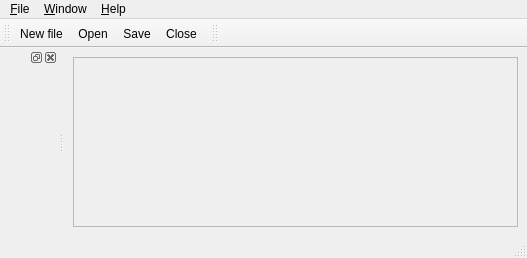
<?xml version="1.0" encoding="UTF-8"?>
<ui version="4.0">
 <author>EDF</author>
 <class>MainForm</class>
 <widget class="QMainWindow" name="MainForm">
  <property name="geometry">
   <rect>
    <x>0</x>
    <y>0</y>
    <width>527</width>
    <height>258</height>
   </rect>
  </property>
  <property name="windowTitle">
   <string>Interface code_saturne</string>
  </property>
  <property name="dockOptions">
   <set>QMainWindow::AllowNestedDocks|QMainWindow::AllowTabbedDocks|QMainWindow::AnimatedDocks</set>
  </property>
  <widget class="QWidget" name="centralwidget">
   <layout class="QGridLayout">
    <item row="0" column="0">
     <widget class="QFrame" name="frame">
      <property name="frameShape">
       <enum>QFrame::StyledPanel</enum>
      </property>
      <property name="frameShadow">
       <enum>QFrame::Sunken</enum>
      </property>
      <layout class="QGridLayout"/>
     </widget>
    </item>
   </layout>
  </widget>
  <widget class="QMenuBar" name="menubar">
   <property name="geometry">
    <rect>
     <x>0</x>
     <y>0</y>
     <width>527</width>
     <height>24</height>
    </rect>
   </property>
   <widget class="QMenu" name="menu_Help">
    <property name="title">
     <string>&amp;Help</string>
    </property>
    <widget class="QMenu" name="menu_User_manuals">
     <property name="title">
      <string>&amp;User manuals</string>
     </property>
     <property name="icon">
      <iconset resource="resource_base.qrc">
       <normaloff>:/data/icons/22x22/x-office-address-book.png</normaloff>:/data/icons/22x22/x-office-address-book.png</iconset>
     </property>
     <addaction name="displayCSDoxygenAction"/>
    </widget>
    <addaction name="displayAboutAction"/>
    <addaction name="displayLicenceAction"/>
    <addaction name="separator"/>
    <addaction name="menu_User_manuals"/>
   </widget>
   <widget class="QMenu" name="menu_Window">
    <property name="title">
     <string>&amp;Window</string>
    </property>
    <addaction name="BrowserAction"/>
    <addaction name="separator"/>
    <addaction name="backgroundColorAction"/>
    <addaction name="actionFont"/>
    <addaction name="RestoreStyleDefaults"/>
   </widget>
   <widget class="QMenu" name="menu_File">
    <property name="title">
     <string>&amp;File</string>
    </property>
    <widget class="QMenu" name="menuRecent">
     <property name="title">
      <string>Recent file</string>
     </property>
     <property name="icon">
      <iconset resource="resource_base.qrc">
       <normaloff>:/data/icons/22x22/format-justify-fill.png</normaloff>:/data/icons/22x22/format-justify-fill.png</iconset>
     </property>
    </widget>
    <addaction name="fileNewAction"/>
    <addaction name="fileOpenAction"/>
    <addaction name="menuRecent"/>
    <addaction name="separator"/>
    <addaction name="fileSaveAction"/>
    <addaction name="fileSaveAsAction"/>
    <addaction name="separator"/>
    <addaction name="fileCloseAction"/>
    <addaction name="fileQuitAction"/>
   </widget>
   <addaction name="menu_File"/>
   <addaction name="menu_Window"/>
   <addaction name="menu_Help"/>
  </widget>
  <widget class="QStatusBar" name="statusbar"/>
  <widget class="QToolBar" name="toolBar">
   <property name="windowTitle">
    <string>toolBar</string>
   </property>
   <attribute name="toolBarArea">
    <enum>TopToolBarArea</enum>
   </attribute>
   <attribute name="toolBarBreak">
    <bool>false</bool>
   </attribute>
   <addaction name="fileNewAction"/>
   <addaction name="fileOpenAction"/>
   <addaction name="fileSaveAction"/>
   <addaction name="fileCloseAction"/>
  </widget>
  <widget class="QToolBar" name="toolBar_4">
   <property name="windowTitle">
    <string>toolBar_4</string>
   </property>
   <attribute name="toolBarArea">
    <enum>TopToolBarArea</enum>
   </attribute>
   <attribute name="toolBarBreak">
    <bool>false</bool>
   </attribute>
  </widget>
  <widget class="QDockWidget" name="dockWidgetBrowser">
   <attribute name="dockWidgetArea">
    <number>1</number>
   </attribute>
   <widget class="QWidget" name="dockWidgetBrowserContents"/>
  </widget>
  <action name="fileOpenAction">
   <property name="icon">
    <iconset resource="resource_base.qrc">
     <normaloff>:/data/icons/22x22/document-open.png</normaloff>:/data/icons/22x22/document-open.png</iconset>
   </property>
   <property name="text">
    <string>&amp;Open</string>
   </property>
   <property name="toolTip">
    <string>Open an existing case</string>
   </property>
   <property name="statusTip">
    <string>Open an existing case.</string>
   </property>
   <property name="shortcut">
    <string>Ctrl+O</string>
   </property>
  </action>
  <action name="fileNewAction">
   <property name="icon">
    <iconset resource="resource_base.qrc">
     <normaloff>:/data/icons/22x22/document-new.png</normaloff>:/data/icons/22x22/document-new.png</iconset>
   </property>
   <property name="text">
    <string>&amp;New file</string>
   </property>
   <property name="statusTip">
    <string>Open a new case.</string>
   </property>
   <property name="shortcut">
    <string>Ctrl+N</string>
   </property>
  </action>
  <action name="fileSaveAction">
   <property name="icon">
    <iconset resource="resource_base.qrc">
     <normaloff>:/data/icons/22x22/document-save.png</normaloff>:/data/icons/22x22/document-save.png</iconset>
   </property>
   <property name="text">
    <string>&amp;Save</string>
   </property>
   <property name="statusTip">
    <string>Save the current case.</string>
   </property>
   <property name="shortcut">
    <string>Ctrl+S</string>
   </property>
  </action>
  <action name="fileSaveAsAction">
   <property name="icon">
    <iconset resource="resource_base.qrc">
     <normaloff>:/data/icons/22x22/document-save-as.png</normaloff>:/data/icons/22x22/document-save-as.png</iconset>
   </property>
   <property name="text">
    <string>Sa&amp;ve as ...</string>
   </property>
   <property name="statusTip">
    <string>Save as.</string>
   </property>
  </action>
  <action name="fileCloseAction">
   <property name="icon">
    <iconset resource="resource_base.qrc">
     <normaloff>:/data/icons/22x22/process-stop.png</normaloff>:/data/icons/22x22/process-stop.png</iconset>
   </property>
   <property name="text">
    <string>&amp;Close</string>
   </property>
   <property name="statusTip">
    <string>Close</string>
   </property>
   <property name="shortcut">
    <string>Ctrl+W</string>
   </property>
  </action>
  <action name="openXtermAction">
   <property name="icon">
    <iconset resource="resource_base.qrc">
     <normaloff>:/data/icons/22x22/utilities-terminal.png</normaloff>:/data/icons/22x22/utilities-terminal.png</iconset>
   </property>
   <property name="text">
    <string>&amp;Open shell</string>
   </property>
   <property name="statusTip">
    <string>Open shell</string>
   </property>
   <property name="shortcut">
    <string>Ctrl+T</string>
   </property>
  </action>
  <action name="displayAboutAction">
   <property name="icon">
    <iconset resource="resource_base.qrc">
     <normaloff>:/data/icons/22x22/help-browser.png</normaloff>:/data/icons/22x22/help-browser.png</iconset>
   </property>
   <property name="text">
    <string>&amp;About</string>
   </property>
   <property name="statusTip">
    <string>About.</string>
   </property>
  </action>
  <action name="displayLicenceAction">
   <property name="icon">
    <iconset resource="resource_base.qrc">
     <normaloff>:/data/icons/22x22/application-certificate.png</normaloff>:/data/icons/22x22/application-certificate.png</iconset>
   </property>
   <property name="text">
    <string>&amp;Licence</string>
   </property>
   <property name="statusTip">
    <string>Licence.</string>
   </property>
  </action>
  <action name="displayCSDoxygenAction">
   <property name="text">
    <string>&amp;code_saturne doxygen</string>
   </property>
   <property name="statusTip">
    <string>code_saturne quick doxygen.</string>
   </property>
   <property name="shortcut">
    <string>F6</string>
   </property>
  </action>
  <action name="fileQuitAction">
   <property name="enabled">
    <bool>true</bool>
   </property>
   <property name="icon">
    <iconset resource="resource_base.qrc">
     <normaloff>:/data/icons/22x22/system-log-out.png</normaloff>:/data/icons/22x22/system-log-out.png</iconset>
   </property>
   <property name="text">
    <string>&amp;Quit</string>
   </property>
   <property name="statusTip">
    <string>Quit</string>
   </property>
   <property name="shortcut">
    <string>Ctrl+Q</string>
   </property>
  </action>
  <action name="backgroundColorAction">
   <property name="icon">
    <iconset resource="resource_base.qrc">
     <normaloff>:/data/icons/22x22/preferences-desktop-wallpaper.png</normaloff>:/data/icons/22x22/preferences-desktop-wallpaper.png</iconset>
   </property>
   <property name="text">
    <string>Background color</string>
   </property>
  </action>
  <action name="actionFont">
   <property name="icon">
    <iconset resource="resource_base.qrc">
     <normaloff>:/data/icons/22x22/preferences-desktop-font.png</normaloff>:/data/icons/22x22/preferences-desktop-font.png</iconset>
   </property>
   <property name="text">
    <string>Font</string>
   </property>
  </action>
  <action name="actionUndo">
   <property name="checkable">
    <bool>false</bool>
   </property>
   <property name="enabled">
    <bool>true</bool>
   </property>
   <property name="icon">
    <iconset resource="resource_base.qrc">
     <normaloff>:/data/icons/22x22/edit-undo.png</normaloff>:/data/icons/22x22/edit-undo.png</iconset>
   </property>
   <property name="text">
    <string>&amp;Undo</string>
   </property>
   <property name="shortcut">
    <string>Ctrl+Z</string>
   </property>
  </action>
  <action name="actionRedo">
   <property name="icon">
    <iconset resource="resource_base.qrc">
     <normaloff>:/data/icons/22x22/edit-redo.png</normaloff>:/data/icons/22x22/edit-redo.png</iconset>
   </property>
   <property name="text">
    <string>&amp;Redo</string>
   </property>
   <property name="shortcut">
    <string>Ctrl+Shift+Z</string>
   </property>
  </action>
  <action name="caseNewAction">
   <property name="icon">
    <iconset resource="resource_base.qrc">
     <normaloff>:/data/icons/22x22/document-new.png</normaloff>:/data/icons/22x22/document-new.png</iconset>
   </property>
   <property name="text">
    <string>&amp;New case</string>
   </property>
   <property name="toolTip">
    <string>New case</string>
   </property>
   <property name="statusTip">
    <string>Open a new case.</string>
   </property>
  </action>
  <action name="RestoreStyleDefaults">
   <property name="text">
    <string>Restore Defaults</string>
   </property>
  </action>
  <action name="BrowserAction">
   <property name="checkable">
    <bool>true</bool>
   </property>
   <property name="checked">
    <bool>true</bool>
   </property>
   <property name="text">
    <string>&amp;Browser</string>
   </property>
   <property name="statusTip">
    <string>Show/Hide the browser window.</string>
   </property>
   <property name="shortcut">
    <string>Ctrl+B</string>
   </property>
  </action>
  <action name="displayCaseAction">
   <property name="icon">
    <iconset resource="resource_base.qrc">
     <normaloff>:/data/icons/22x22/document-properties.png</normaloff>:/data/icons/22x22/document-properties.png</iconset>
   </property>
   <property name="text">
    <string>&amp;Show current case</string>
   </property>
   <property name="statusTip">
    <string>Show current case.</string>
   </property>
   <property name="shortcut">
    <string>Ctrl+P</string>
   </property>
  </action>
 </widget>
 <resources>
  <include location="resource_base.qrc"/>
 </resources>
 <connections/>
</ui>
